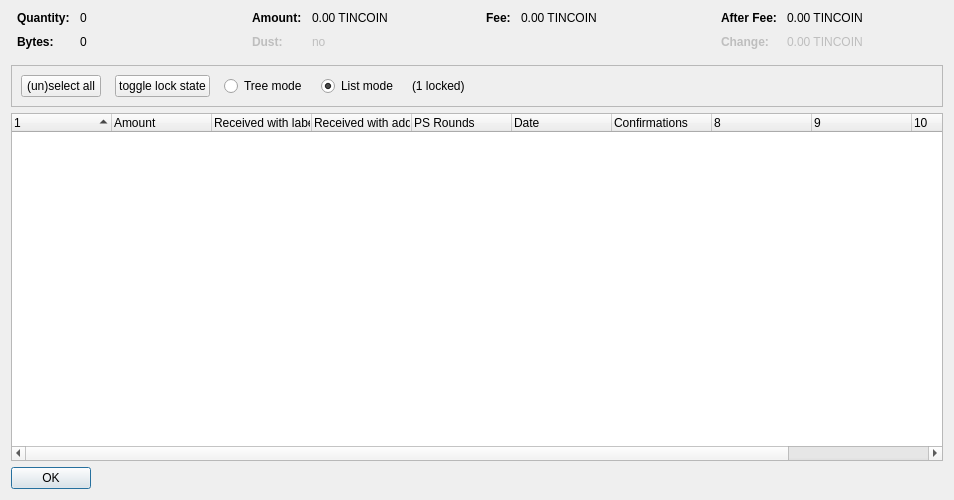
<?xml version="1.0" encoding="UTF-8"?>
<ui version="4.0">
 <class>CoinControlDialog</class>
 <widget class="QDialog" name="CoinControlDialog">
  <property name="geometry">
   <rect>
    <x>0</x>
    <y>0</y>
    <width>954</width>
    <height>500</height>
   </rect>
  </property>
  <property name="windowTitle">
   <string>Coin Selection</string>
  </property>
  <layout class="QVBoxLayout" name="verticalLayout">
   <item>
    <layout class="QHBoxLayout" name="horizontalLayoutTop" stretch="0,0,0,0">
     <property name="topMargin">
      <number>0</number>
     </property>
     <property name="bottomMargin">
      <number>10</number>
     </property>
     <item>
      <layout class="QFormLayout" name="formLayoutCoinControl1">
       <property name="horizontalSpacing">
        <number>10</number>
       </property>
       <property name="verticalSpacing">
        <number>10</number>
       </property>
       <property name="leftMargin">
        <number>6</number>
       </property>
       <property name="rightMargin">
        <number>6</number>
       </property>
       <item row="0" column="0">
        <widget class="QLabel" name="labelCoinControlQuantityText">
         <property name="font">
          <font>
           <weight>75</weight>
           <bold>true</bold>
          </font>
         </property>
         <property name="text">
          <string>Quantity:</string>
         </property>
        </widget>
       </item>
       <item row="0" column="1">
        <widget class="QLabel" name="labelCoinControlQuantity">
         <property name="cursor">
          <cursorShape>IBeamCursor</cursorShape>
         </property>
         <property name="contextMenuPolicy">
          <enum>Qt::ActionsContextMenu</enum>
         </property>
         <property name="text">
          <string notr="true">0</string>
         </property>
         <property name="textInteractionFlags">
          <set>Qt::LinksAccessibleByMouse|Qt::TextSelectableByKeyboard|Qt::TextSelectableByMouse</set>
         </property>
        </widget>
       </item>
       <item row="1" column="0">
        <widget class="QLabel" name="labelCoinControlBytesText">
         <property name="font">
          <font>
           <weight>75</weight>
           <bold>true</bold>
          </font>
         </property>
         <property name="text">
          <string>Bytes:</string>
         </property>
        </widget>
       </item>
       <item row="1" column="1">
        <widget class="QLabel" name="labelCoinControlBytes">
         <property name="cursor">
          <cursorShape>IBeamCursor</cursorShape>
         </property>
         <property name="contextMenuPolicy">
          <enum>Qt::ActionsContextMenu</enum>
         </property>
         <property name="text">
          <string notr="true">0</string>
         </property>
         <property name="textInteractionFlags">
          <set>Qt::LinksAccessibleByMouse|Qt::TextSelectableByKeyboard|Qt::TextSelectableByMouse</set>
         </property>
        </widget>
       </item>
      </layout>
     </item>
     <item>
      <layout class="QFormLayout" name="formLayoutCoinControl2">
       <property name="horizontalSpacing">
        <number>10</number>
       </property>
       <property name="verticalSpacing">
        <number>10</number>
       </property>
       <property name="leftMargin">
        <number>6</number>
       </property>
       <property name="rightMargin">
        <number>6</number>
       </property>
       <item row="0" column="0">
        <widget class="QLabel" name="labelCoinControlAmountText">
         <property name="font">
          <font>
           <weight>75</weight>
           <bold>true</bold>
          </font>
         </property>
         <property name="text">
          <string>Amount:</string>
         </property>
        </widget>
       </item>
       <item row="0" column="1">
        <widget class="QLabel" name="labelCoinControlAmount">
         <property name="cursor">
          <cursorShape>IBeamCursor</cursorShape>
         </property>
         <property name="contextMenuPolicy">
          <enum>Qt::ActionsContextMenu</enum>
         </property>
         <property name="text">
          <string notr="true">0.00 TINCOIN</string>
         </property>
         <property name="textInteractionFlags">
          <set>Qt::LinksAccessibleByMouse|Qt::TextSelectableByKeyboard|Qt::TextSelectableByMouse</set>
         </property>
        </widget>
       </item>
       <item row="1" column="0">
        <widget class="QLabel" name="labelCoinControlLowOutputText">
         <property name="enabled">
          <bool>false</bool>
         </property>
         <property name="font">
          <font>
           <weight>75</weight>
           <bold>true</bold>
          </font>
         </property>
         <property name="text">
          <string>Dust:</string>
         </property>
        </widget>
       </item>
       <item row="1" column="1">
        <widget class="QLabel" name="labelCoinControlLowOutput">
         <property name="enabled">
          <bool>false</bool>
         </property>
         <property name="cursor">
          <cursorShape>IBeamCursor</cursorShape>
         </property>
         <property name="contextMenuPolicy">
          <enum>Qt::ActionsContextMenu</enum>
         </property>
         <property name="text">
          <string notr="true">no</string>
         </property>
         <property name="textInteractionFlags">
          <set>Qt::LinksAccessibleByMouse|Qt::TextSelectableByKeyboard|Qt::TextSelectableByMouse</set>
         </property>
        </widget>
       </item>
      </layout>
     </item>
     <item>
      <layout class="QFormLayout" name="formLayoutCoinControl3">
       <property name="horizontalSpacing">
        <number>10</number>
       </property>
       <property name="verticalSpacing">
        <number>10</number>
       </property>
       <property name="leftMargin">
        <number>6</number>
       </property>
       <property name="rightMargin">
        <number>6</number>
       </property>
       <item row="0" column="0">
        <widget class="QLabel" name="labelCoinControlFeeText">
         <property name="font">
          <font>
           <weight>75</weight>
           <bold>true</bold>
          </font>
         </property>
         <property name="text">
          <string>Fee:</string>
         </property>
        </widget>
       </item>
       <item row="0" column="1">
        <widget class="QLabel" name="labelCoinControlFee">
         <property name="cursor">
          <cursorShape>IBeamCursor</cursorShape>
         </property>
         <property name="contextMenuPolicy">
          <enum>Qt::ActionsContextMenu</enum>
         </property>
         <property name="text">
          <string notr="true">0.00 TINCOIN</string>
         </property>
         <property name="textInteractionFlags">
          <set>Qt::LinksAccessibleByMouse|Qt::TextSelectableByKeyboard|Qt::TextSelectableByMouse</set>
         </property>
        </widget>
       </item>
      </layout>
     </item>
     <item>
      <layout class="QFormLayout" name="formLayoutCoinControl4">
       <property name="horizontalSpacing">
        <number>10</number>
       </property>
       <property name="verticalSpacing">
        <number>10</number>
       </property>
       <property name="leftMargin">
        <number>6</number>
       </property>
       <property name="rightMargin">
        <number>6</number>
       </property>
       <item row="0" column="0">
        <widget class="QLabel" name="labelCoinControlAfterFeeText">
         <property name="font">
          <font>
           <weight>75</weight>
           <bold>true</bold>
          </font>
         </property>
         <property name="text">
          <string>After Fee:</string>
         </property>
        </widget>
       </item>
       <item row="0" column="1">
        <widget class="QLabel" name="labelCoinControlAfterFee">
         <property name="cursor">
          <cursorShape>IBeamCursor</cursorShape>
         </property>
         <property name="contextMenuPolicy">
          <enum>Qt::ActionsContextMenu</enum>
         </property>
         <property name="text">
          <string notr="true">0.00 TINCOIN</string>
         </property>
         <property name="textInteractionFlags">
          <set>Qt::LinksAccessibleByMouse|Qt::TextSelectableByKeyboard|Qt::TextSelectableByMouse</set>
         </property>
        </widget>
       </item>
       <item row="1" column="0">
        <widget class="QLabel" name="labelCoinControlChangeText">
         <property name="enabled">
          <bool>false</bool>
         </property>
         <property name="font">
          <font>
           <weight>75</weight>
           <bold>true</bold>
          </font>
         </property>
         <property name="text">
          <string>Change:</string>
         </property>
        </widget>
       </item>
       <item row="1" column="1">
        <widget class="QLabel" name="labelCoinControlChange">
         <property name="enabled">
          <bool>false</bool>
         </property>
         <property name="cursor">
          <cursorShape>IBeamCursor</cursorShape>
         </property>
         <property name="contextMenuPolicy">
          <enum>Qt::ActionsContextMenu</enum>
         </property>
         <property name="text">
          <string notr="true">0.00 TINCOIN</string>
         </property>
         <property name="textInteractionFlags">
          <set>Qt::LinksAccessibleByMouse|Qt::TextSelectableByKeyboard|Qt::TextSelectableByMouse</set>
         </property>
        </widget>
       </item>
      </layout>
     </item>
    </layout>
   </item>
   <item>
    <widget class="QFrame" name="frame">
     <property name="minimumSize">
      <size>
       <width>0</width>
       <height>40</height>
      </size>
     </property>
     <property name="frameShape">
      <enum>QFrame::StyledPanel</enum>
     </property>
     <property name="frameShadow">
      <enum>QFrame::Sunken</enum>
     </property>
     <layout class="QHBoxLayout" name="horizontalLayout">
      <item>
       <layout class="QHBoxLayout" name="horizontalLayoutPanel" stretch="0,0,0,0,0,0">
        <property name="spacing">
         <number>14</number>
        </property>
        <item>
         <widget class="QPushButton" name="pushButtonSelectAll">
          <property name="sizePolicy">
           <sizepolicy hsizetype="Maximum" vsizetype="Fixed">
            <horstretch>0</horstretch>
            <verstretch>0</verstretch>
           </sizepolicy>
          </property>
          <property name="text">
           <string>(un)select all</string>
          </property>
          <property name="autoDefault">
           <bool>false</bool>
          </property>
         </widget>
        </item>
        <item>
         <widget class="QPushButton" name="pushButtonToggleLock">
          <property name="sizePolicy">
           <sizepolicy hsizetype="Maximum" vsizetype="Fixed">
            <horstretch>0</horstretch>
            <verstretch>0</verstretch>
           </sizepolicy>
          </property>
          <property name="text">
           <string>toggle lock state</string>
          </property>
          <property name="autoDefault">
           <bool>false</bool>
          </property>
         </widget>
        </item>
        <item>
         <widget class="QRadioButton" name="radioTreeMode">
          <property name="sizePolicy">
           <sizepolicy hsizetype="Maximum" vsizetype="Fixed">
            <horstretch>0</horstretch>
            <verstretch>0</verstretch>
           </sizepolicy>
          </property>
          <property name="text">
           <string>Tree mode</string>
          </property>
         </widget>
        </item>
        <item>
         <widget class="QRadioButton" name="radioListMode">
          <property name="sizePolicy">
           <sizepolicy hsizetype="Maximum" vsizetype="Fixed">
            <horstretch>0</horstretch>
            <verstretch>0</verstretch>
           </sizepolicy>
          </property>
          <property name="text">
           <string>List mode</string>
          </property>
          <property name="checked">
           <bool>true</bool>
          </property>
         </widget>
        </item>
        <item>
         <widget class="QLabel" name="labelLocked">
          <property name="text">
           <string>(1 locked)</string>
          </property>
         </widget>
        </item>
        <item>
         <spacer name="horizontalSpacer">
          <property name="orientation">
           <enum>Qt::Horizontal</enum>
          </property>
          <property name="sizeHint" stdset="0">
           <size>
            <width>40</width>
            <height>20</height>
           </size>
          </property>
         </spacer>
        </item>
       </layout>
      </item>
     </layout>
    </widget>
   </item>
   <item>
    <widget class="CoinControlTreeWidget" name="treeWidget">
     <property name="contextMenuPolicy">
      <enum>Qt::CustomContextMenu</enum>
     </property>
     <property name="sortingEnabled">
      <bool>false</bool>
     </property>
     <property name="columnCount">
      <number>11</number>
     </property>
     <attribute name="headerShowSortIndicator" stdset="0">
      <bool>true</bool>
     </attribute>
     <attribute name="headerStretchLastSection">
      <bool>false</bool>
     </attribute>
     <column>
      <property name="text">
       <string/>
      </property>
     </column>
     <column>
      <property name="text">
       <string>Amount</string>
      </property>
     </column>
     <column>
      <property name="text">
       <string>Received with label</string>
      </property>
     </column>
     <column>
      <property name="text">
       <string>Received with address</string>
      </property>
     </column>
     <column>
      <property name="text">
       <string>PS Rounds</string>
      </property>
     </column>
     <column>
      <property name="text">
       <string>Date</string>
      </property>
     </column>
     <column>
      <property name="text">
       <string>Confirmations</string>
      </property>
      <property name="toolTip">
       <string>Confirmed</string>
      </property>
     </column>
     <column>
      <property name="text">
       <string/>
      </property>
     </column>
     <column>
      <property name="text">
       <string/>
      </property>
     </column>
     <column>
      <property name="text">
       <string/>
      </property>
     </column>
     <column>
      <property name="text">
       <string/>
      </property>
     </column>
    </widget>
   </item>
   <item>
    <widget class="QDialogButtonBox" name="buttonBox">
     <property name="sizePolicy">
      <sizepolicy hsizetype="Maximum" vsizetype="Fixed">
       <horstretch>0</horstretch>
       <verstretch>0</verstretch>
      </sizepolicy>
     </property>
     <property name="orientation">
      <enum>Qt::Horizontal</enum>
     </property>
     <property name="standardButtons">
      <set>QDialogButtonBox::Ok</set>
     </property>
    </widget>
   </item>
  </layout>
 </widget>
 <customwidgets>
  <customwidget>
   <class>CoinControlTreeWidget</class>
   <extends>QTreeWidget</extends>
   <header>coincontroltreewidget.h</header>
  </customwidget>
 </customwidgets>
 <resources/>
 <connections/>
</ui>
